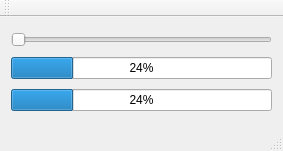
<?xml version="1.0" encoding="UTF-8"?>
<ui version="4.0">
 <class>MainWindow</class>
 <widget class="QMainWindow" name="MainWindow">
  <property name="geometry">
   <rect>
    <x>0</x>
    <y>0</y>
    <width>283</width>
    <height>151</height>
   </rect>
  </property>
  <property name="windowTitle">
   <string>MainWindow</string>
  </property>
  <widget class="QWidget" name="centralWidget">
   <layout class="QVBoxLayout" name="verticalLayout">
    <item>
     <widget class="QSlider" name="horizontalSlider">
      <property name="orientation">
       <enum>Qt::Horizontal</enum>
      </property>
     </widget>
    </item>
    <item>
     <widget class="QProgressBar" name="progressBar">
      <property name="value">
       <number>24</number>
      </property>
     </widget>
    </item>
    <item>
     <widget class="QProgressBar" name="progressBar_2">
      <property name="value">
       <number>24</number>
      </property>
     </widget>
    </item>
   </layout>
  </widget>
  <widget class="QMenuBar" name="menuBar">
   <property name="geometry">
    <rect>
     <x>0</x>
     <y>0</y>
     <width>283</width>
     <height>23</height>
    </rect>
   </property>
  </widget>
  <widget class="QToolBar" name="mainToolBar">
   <attribute name="toolBarArea">
    <enum>TopToolBarArea</enum>
   </attribute>
   <attribute name="toolBarBreak">
    <bool>false</bool>
   </attribute>
  </widget>
  <widget class="QStatusBar" name="statusBar"/>
 </widget>
 <layoutdefault spacing="6" margin="11"/>
 <resources/>
 <connections/>
</ui>
